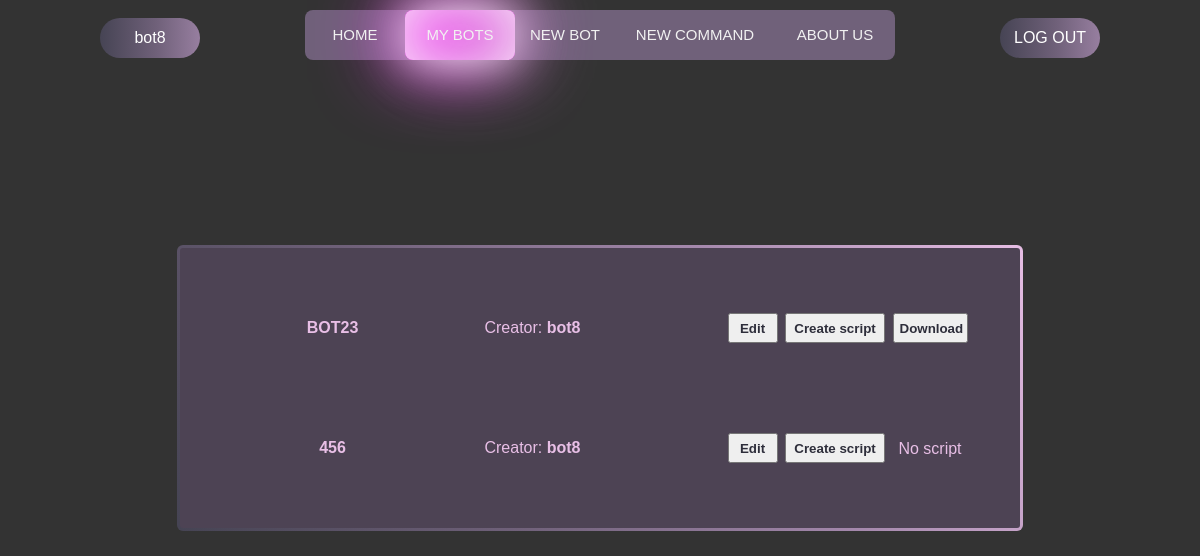
Before: /bots/ (signed in) with the older database file.
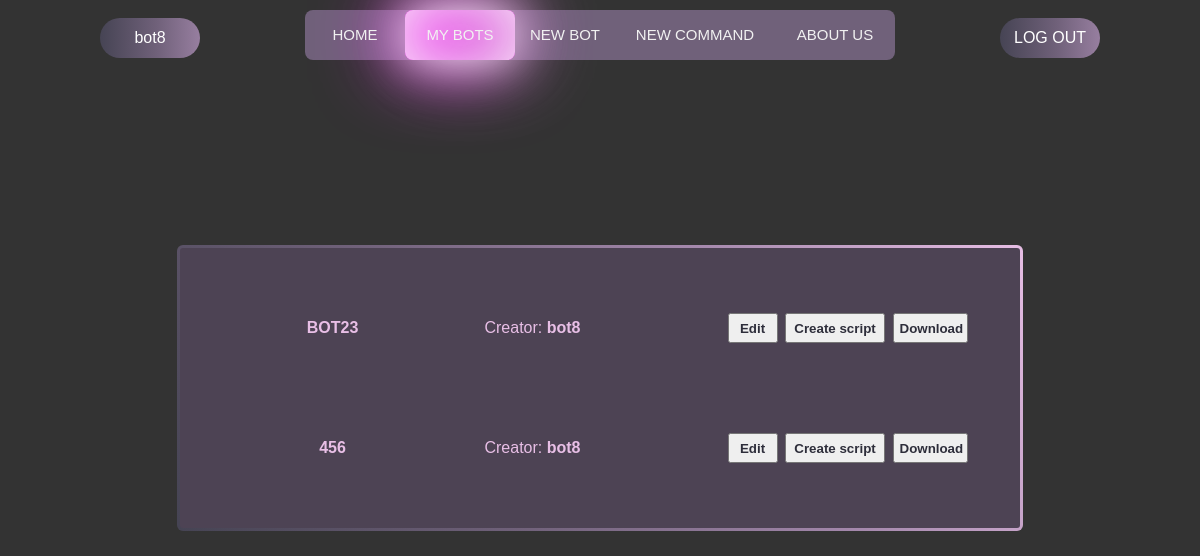
After: the same page with the newer database file.
### constructor/models.py (models this page shows, shortened)
class Bot(models.Model):
    user = models.ForeignKey(User, on_delete=models.CASCADE, null=True, blank=True)
    bot_username = models.CharField("Bot's username", max_length=30)
    bot_token = models.CharField("Bot's token", max_length=50, null=False)
    has_script = models.BooleanField('Has script?', default=False)
    script_path = models.CharField('Path', default='', max_length=70)

### authentication/models.py (models this page shows)
class CustomUser(AbstractUser):
    email = models.EmailField('Email', unique=True)
    avatar = models.ImageField('Avatar', blank=True, upload_to=f'avatars/')
    telegram_id = models.CharField('Telegram id', blank=True, max_length=40)
    def __str__(self):
        return self.username

### constructor/views.py (the view, shortened to what this page needs)
# urls.py: path('', BotList.as_view(), name='bots')
class BotList(LoginRequiredMixin, View):
    model = Bot
    template_name = 'constructor/bots-list.html'
    context_object_name = 'bots'
    def get(self, request):
        return render(request,
                      self.template_name,
                      context={
                          "bots": Bot.objects.all().filter(user=self.request.user),
                          "commands": Command.objects.all()
                      }
                      )

### constructor/templates/constructor/bots-list.html (shortened to what this page needs)
{% extends 'main/base.html' %}
{% load static %}
{% block links %}
    <link rel="stylesheet" href="{% static 'constructor/css/bot_list.css' %}">
    <link rel="stylesheet" href="https://cdn.jsdelivr.net/npm/bootstrap-icons@1.9.1/font/bootstrap-icons.css">
{% endblock %}
{% block div-animation %}<div class="animation start-bots"></div>{% endblock %}
{% block content %}
    <main>
        <div class="tasks-list gradient-border">
                    {% for bot in bots %}
                        <div class="overtask">
                            <div class="task">
                                <div class="task-content">
                                    <p><strong>{{bot.bot_username}}</strong></p>
                                    <p>Creator: <strong>{{ bot.user }}</strong> </p>
                                </div>
                                <div class="buttons">
                                    <td><a href="{% url 'bot-edit-page' pk=bot.bot_username %}"><button class="bot-btn edit-btn" type="button">Edit</button></a></td>
                                    <td>
                                            <form method="post">
                                                <button class="bot-btn create-script-btn" type="submit" name="{{ bot.bot_username }} {{ bot.bot_token }}">Create script</button>
                                            </form>
                                    </td>
                                    <td>
                                        {% if bot.has_script %}
                                            <a href="{% get_media_prefix %}{{ bot.script_path }}" download><button class="bot-btn script-btn">Download</button></a>
                                        {% else %}
                                            <a><div class="noss script-btn"><p>No script</p></div></a>
                                        {% endif %}
                                    </td>
                                </div>
                        </div>
                        {% empty %}
                            <h2>Nothing is here...</h2>
                        {% endfor %}
            </div>
        </div>
    </main>
{% endblock %}

Changed rows visible on the page:
changed Bot (number 2 of 2 on the later page): has_script "No script" → "Download"
